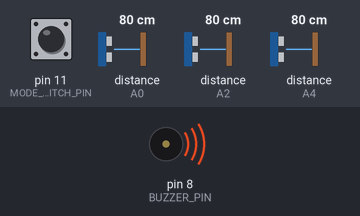
The sketch below on a simulated Arduino Uno, built with avr-gcc and run on an emulated ATmega328P. On the bench: buzzer (waves = sounding). Wiring (inferred from the names in the program): 3 × ultrasonic range finder: trigger A1, echo A0 / trigger A3, echo A2 / trigger A5, echo A4. Inputs (shaded band) come from the test bench; at power-on: distance to the obstacle (sensors on A2, A4, A0) 80 cm, pin 11 (MODE_SWITCH_PIN) HIGH. The echo pulse lasts 58.3 µs per cm; what the sketch prints to the serial monitor is not drawn.

Above: at 0.6 s.
At 1.8 s:
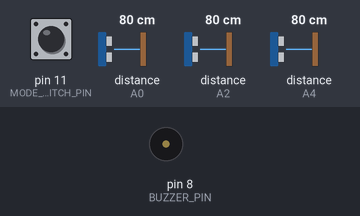
1.9 s: distance to the obstacle (sensor on A2) set to 17 cm
3.9 s: distance to the obstacle (sensor on A2) set to 14 cm
At 4.16 s:
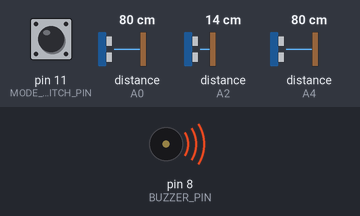
6.9 s: distance to the obstacle (sensor on A4) set to 250 cm
Timing chart, 0 to 15.9 s (numbered marks = the images above; inputs shaded):
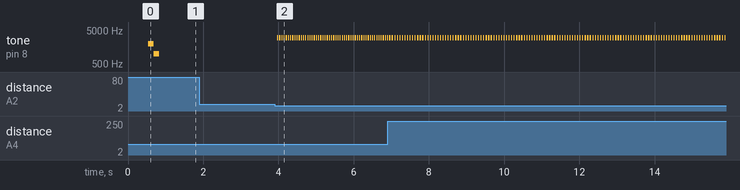

The sketch:

sensors-and-switch-test.ino
```cpp
/**
 * ============================================================================
 * PROJECT   : CYBERROVER X4.3 — HARDWARE DIAGNOSTIC BENCH TEST
 * FILE      : sensors-and-switch-test.ino
 * HARDWARE  : Arduino Uno (ATmega328P)
 *
 * TESTS:
 *   1. 3x HC-SR04 Ultrasonic Sonar Sensors (Left, Center, Right)
 *   2. 2-Wire Auto/Manual Toggle Switch (with INPUT_PULLUP)
 *   3. Tactical Piezo Buzzer (Audio beeps on switch toggle & proximity alert)
 *
 * WIRING GUIDE FOR 2-WIRE TOGGLE SWITCH:
 *   - Wire 1 -> Connect to Pin 7 (MODE_SWITCH_PIN)
 *   - Wire 2 -> Connect to GND (Ground)
 *   (Internal pull-up is used, so NO external resistor is needed!)
 * ============================================================================
 */

// ============================================================================
// 1. PIN DEFINITIONS
// ============================================================================

// 2-Wire Manual/Auto Toggle Switch
const int MODE_SWITCH_PIN = 11; // Connect one wire to Pin 7, other wire to GND

// Active / Passive Piezo Buzzer
const int BUZZER_PIN = 8;

// HC-SR04 Ultrasonic Radar Pins
const int LEFT_TRIG_PIN   = A5;
const int LEFT_ECHO_PIN   = A4;

const int CENTER_TRIG_PIN = A3;
const int CENTER_ECHO_PIN = A2;

const int RIGHT_TRIG_PIN  = A1;
const int RIGHT_ECHO_PIN  = A0;

// Maximum measurement distance timeout (25ms = ~400 cm)
const unsigned long MAX_TIMEOUT_US = 25000;

// State tracking
int lastSwitchState = -1;
unsigned long lastPrintMs = 0;

// ============================================================================
// 2. ULTRASONIC SENSOR PING FUNCTION
// ============================================================================
float readDistanceCm(int trigPin, int echoPin) {
  // Send 10µs trigger pulse
  digitalWrite(trigPin, LOW);
  delayMicroseconds(4);
  digitalWrite(trigPin, HIGH);
  delayMicroseconds(10);
  digitalWrite(trigPin, LOW);

  // Measure echo pulse width in microseconds
  unsigned long duration = pulseIn(echoPin, HIGH, MAX_TIMEOUT_US);

  if (duration == 0) {
    return 400.0f; // Out of range or no echo detected
  }

  // Speed of sound: 343 m/s = 0.0343 cm/µs. Distance = (duration / 2) * 0.0343
  float dist = (float)duration * 0.01715f;
  return dist;
}

// ============================================================================
// 3. BUZZER CHIRP FUNCTIONS
// ============================================================================
void beepChirp(int frequency, int durationMs) {
  tone(BUZZER_PIN, frequency, durationMs);
  delay(durationMs);
  noTone(BUZZER_PIN);
}

void beepAutoMode() {
  // Two quick cheerful beeps for AUTO
  tone(BUZZER_PIN, 1800, 80);
  delay(100);
  tone(BUZZER_PIN, 2400, 120);
  delay(140);
  noTone(BUZZER_PIN);
}

void beepManualMode() {
  // One low confirm tone for MANUAL
  tone(BUZZER_PIN, 1000, 150);
  delay(170);
  noTone(BUZZER_PIN);
}

void beepProximityAlert() {
  // Quick warning chirp when obstacle is closer than 15 cm
  tone(BUZZER_PIN, 3000, 30);
}

// ============================================================================
// 4. SETUP
// ============================================================================
void setup() {
  // 1. Configure Switch with internal pullup resistor
  // When switch is OPEN (disconnected)  -> Pin 7 reads HIGH (1) = MANUAL
  // When switch is CLOSED (to GND)      -> Pin 7 reads LOW  (0) = AUTO
  pinMode(MODE_SWITCH_PIN, INPUT_PULLUP);

  // 2. Configure Buzzer pin
  pinMode(BUZZER_PIN, OUTPUT);

  // 3. Configure Ultrasonic pins
  pinMode(LEFT_TRIG_PIN, OUTPUT);
  pinMode(LEFT_ECHO_PIN, INPUT);

  pinMode(CENTER_TRIG_PIN, OUTPUT);
  pinMode(CENTER_ECHO_PIN, INPUT);

  pinMode(RIGHT_TRIG_PIN, OUTPUT);
  pinMode(RIGHT_ECHO_PIN, INPUT);

  // 4. Start Serial Monitor
  Serial.begin(115200);
  delay(500);

  Serial.println();
  Serial.println(F("=================================================================="));
  Serial.println(F(" CYBERROVER X4.3 — ULTRASONIC SENSORS, SWITCH & BUZZER TEST       "));
  Serial.println(F("=================================================================="));
  Serial.println(F(" Instructions:"));
  Serial.println(F("   1. Move your hand in front of LEFT, CENTER, RIGHT sensors."));
  Serial.println(F("   2. Flip your 2-wire switch (Pin 7 <-> GND) to test mode changes."));
  Serial.println(F("   3. Buzzer will beep on switch flip and alert if Center < 15 cm."));
  Serial.println(F("=================================================================="));
  Serial.println();

  // Power-on confirmation chirp
  beepChirp(2000, 150);
}

// ============================================================================
// 5. MAIN LOOP
// ============================================================================
void loop() {
  unsigned long now = millis();

  // -------------------------------------------------------------
  // 1. READ 2-WIRE TOGGLE SWITCH (Pin 7 <-> GND)
  // -------------------------------------------------------------
  int rawSwitch = digitalRead(MODE_SWITCH_PIN);
  bool isAutoMode = (rawSwitch == LOW); // LOW means switch is flipped to GND

  // Detect switch toggle edge and play sound
  if (rawSwitch != lastSwitchState) {
    lastSwitchState = rawSwitch;
    if (isAutoMode) {
      Serial.println(F("\n>>> [SWITCH TOGGLED] ➔ Switched to AUTO MODE (Closed to GND)"));
      beepAutoMode();
    } else {
      Serial.println(F("\n>>> [SWITCH TOGGLED] ➔ Switched to MANUAL MODE (Open)"));
      beepManualMode();
    }
  }

  // -------------------------------------------------------------
  // 2. SAMPLE 3X ULTRASONIC SENSORS IN ROUND-ROBIN
  // -------------------------------------------------------------
  // Ping Left
  float distL = readDistanceCm(LEFT_TRIG_PIN, LEFT_ECHO_PIN);
  delay(15); // Small delay between pings to prevent ultrasonic echo crosstalk

  // Ping Center
  float distC = readDistanceCm(CENTER_TRIG_PIN, CENTER_ECHO_PIN);
  delay(15);

  // Ping Right
  float distR = readDistanceCm(RIGHT_TRIG_PIN, RIGHT_ECHO_PIN);
  delay(15);

  // Proximity alarm if center obstacle is closer than 15 cm
  if (distC < 15.0f && distC > 2.0f) {
    beepProximityAlert();
  }

  // -------------------------------------------------------------
  // 3. PRINT FORMATTED SENSOR TABLE TO SERIAL MONITOR (every 200 ms / 5 Hz)
  // -------------------------------------------------------------
  if (now - lastPrintMs >= 200) {
    lastPrintMs = now;

    Serial.print(F("[MODE: "));
    if (isAutoMode) {
      Serial.print(F("AUTO (ON)  "));
    } else {
      Serial.print(F("MANUAL (OFF)"));
    }
    Serial.print(F("] | US SENSORS -> "));

    // Left Sensor
    Serial.print(F("LEFT: "));
    if (distL >= 400.0f) Serial.print(F(">400"));
    else Serial.print(distL, 1);
    Serial.print(F(" cm  "));

    // Center Sensor
    Serial.print(F("| CENTER: "));
    if (distC >= 400.0f) Serial.print(F(">400"));
    else Serial.print(distC, 1);
    Serial.print(F(" cm "));
    if (distC < 25.0f) Serial.print(F("[WARN!] "));
    else               Serial.print(F("        "));

    // Right Sensor
    Serial.print(F("| RIGHT: "));
    if (distR >= 400.0f) Serial.print(F(">400"));
    else Serial.print(distR, 1);
    Serial.println(F(" cm"));
  }
}
```

Measured:
- the behaviour switches between 16 and 15 cm on distance to the obstacle (sensor on A2) (found by bisection; images 1 and 2)
- after the input at 1.9 s, every drawn part: stays the same
- after the input at 3.9 s, tone on pin 8 (BUZZER_PIN): alternates 3000 Hz for 0.03 s and silent for 0.03 s, starting after 0.07 s
